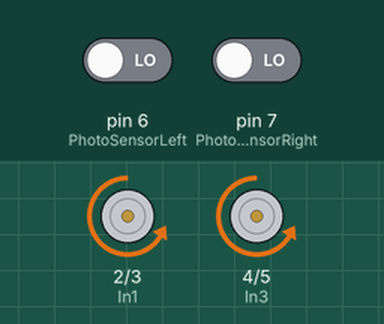
The sketch below on a simulated Arduino Uno, built with avr-gcc and run on an emulated ATmega328P. Parts: motor-driver pin pairs drawn as motors (green arrow = first pin HIGH = forward, orange = second pin HIGH = backward, longer = more drive, scaled by the enable pin). Inputs (shaded band) come from the test bench; at power-on: pin 7 (PhotoSensorRight) LOW, pin 6 (PhotoSensorLeft) LOW.

Above: at 1.3 s.
1.4 s: pin 7 (PhotoSensorRight) driven HIGH
3.1 s: pin 6 (PhotoSensorLeft) driven HIGH
At 4.3 s:
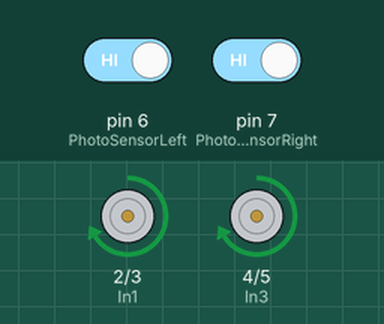
4.6 s: pin 6 (PhotoSensorLeft) driven LOW
At 5.6 s:
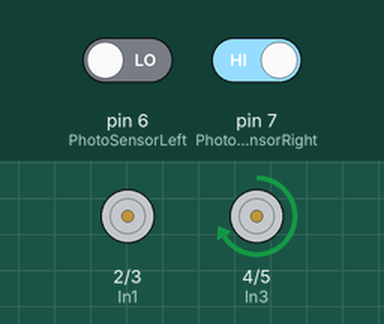
6.1 s: pin 7 (PhotoSensorRight) driven LOW
At 6.65 s:
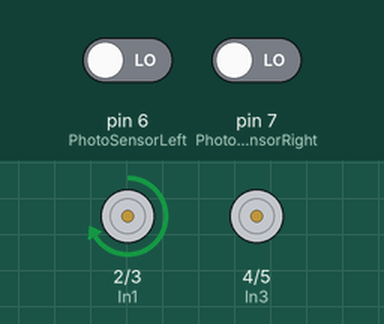
Timing chart, 0 to 10.1 s (numbered marks = the images above; inputs shaded):
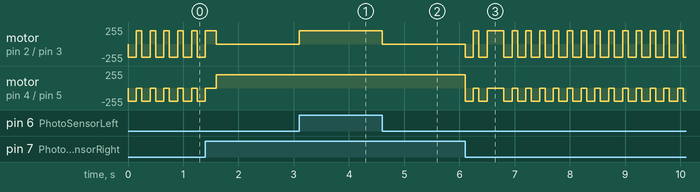

Measured:
- after the input at 3.1 s, motor on pin 2 (In1) / pin 3 (In2): stopped → forward 200/255 at once
- after the input at 4.6 s, motor on pin 2 (In1) / pin 3 (In2): forward 200/255 → stopped at once

The sketch:

Pista4.ino
```cpp
  // los pines digitales 2 y 3 controlan el motor derecho
  const int In1 = 2; // pin motor derecho
  const int In2 = 3; // pin motor derecho
  // los pines digitales 4 y 5 controlan el motor izquierdo
  const int In3 = 4; // pin motor izquierdo
  const int In4 = 5; // pin motor izquierdo
  //los pines digitales 9 y 10 habilitan los motores
  const int ENA = 9; // habilita el motor derecho
  const int ENB = 10; // habilita el motor izquierdo

  const int PhotoSensorLeft = 6; // pin del Arduino conectado al sensor óptico Izquierdo
  const int PhotoSensorRight = 7; // pin del Arduino conectado al sensor óptico Derecho
  // constantes
  const int BLANCO = 0;
  const int NEGRO = 1;

  const int DELAY = 1;
  const int SPEED = 200;

  int last = 0;
  boolean goneBack;
  int matriz[2];
  boolean turning = false;
void setup(){
  // put your setup code here, to run once:
  pinMode(In1, OUTPUT);
  pinMode(In2, OUTPUT);
  pinMode(In3, OUTPUT);
  pinMode(In4, OUTPUT);
  pinMode(ENA, OUTPUT);
  pinMode(ENB, OUTPUT);
  pinMode(PhotoSensorLeft,INPUT);
  pinMode(PhotoSensorRight,INPUT);
  analogWrite(ENA, SPEED);
  analogWrite(ENB, SPEED);
}

void loop() {
  int valLeft = digitalRead(PhotoSensorLeft);
  int valRight = digitalRead(PhotoSensorRight);

  //Hacia delante
  if (valLeft == NEGRO && valRight == NEGRO) {
     alante(0);
  }
  //Hacia la izquierda
  else if (valLeft == NEGRO && valRight == BLANCO) {
      izquierda(100);
  }
   //Hacia la derecha
  else if (valLeft == BLANCO && valRight == NEGRO) {
     derecha(100);
  }
  //Hacia atras
  else{
    turning = true;
  if (matriz[0] == 1 && matriz[1] == 1) {
   matriz[0] = 0;
   matriz[1] = 0;

   atras(150);
   izquierda(300);
  } else {
  atras(150);
  izquierda(100);
  }
  }
}

  void alante(int del) {
     digitalWrite(In1, HIGH);
      digitalWrite(In2, LOW);
      digitalWrite(In3, HIGH);
      digitalWrite(In4, LOW);
      last = 0;
      goneBack = false;
      matriz[0] = 0;
      matriz[1] = 0;

  }
  void atras(int del) {
    digitalWrite(In1, LOW);
     digitalWrite(In2, HIGH);
     digitalWrite(In3, LOW);
     digitalWrite(In4, HIGH);
     delay(del);
  }

  void derecha (int del) {
    if (!turning) {
    digitalWrite(In1, LOW);
     digitalWrite(In2, LOW);
     digitalWrite(In3, HIGH);
     digitalWrite(In4, LOW);

     last = 1;
     matriz[1] = 1;
    }
    turning = false;
    delay(del);
  }

  void izquierda(int del) {
     digitalWrite(In1, HIGH);
      digitalWrite(In2, LOW);
      digitalWrite(In3, LOW);
      digitalWrite(In4, LOW);
      delay(del);
      last = -1;
      matriz[0] = 1;
  }
```
